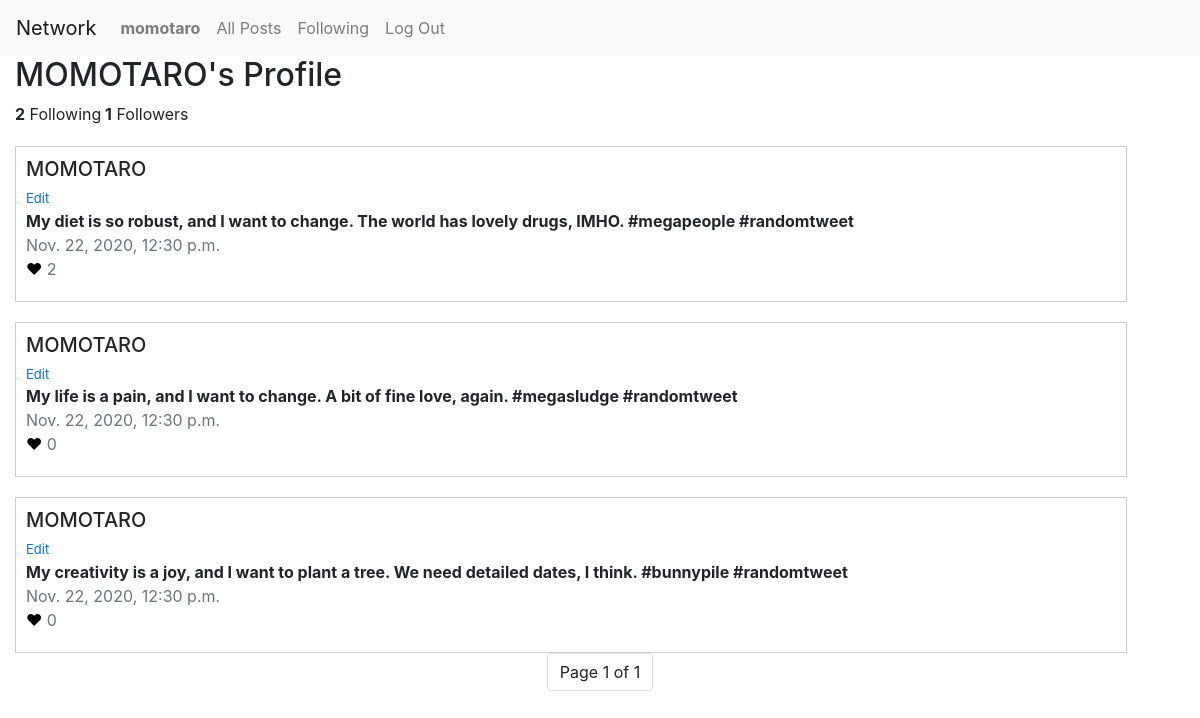
Page /profile/4 (signed in) on the committed database.
### network/models.py (models this page shows)
class User(AbstractUser):
    pass

class Post(models.Model):
    user = models.ForeignKey("User", on_delete=models.CASCADE, related_name="posts")
    body = models.TextField(blank=True, max_length=280)
    timestamp = models.DateTimeField(auto_now_add=True)
    like = models.ManyToManyField("User", related_name="post_likes", blank=True)
    def num_likes(self):
        return self.like.count()

### network/views.py (the view)
# urls.py: path("profile/<str:user_id>", views.profile, name="profile"),
def profile(request, user_id):
    user = User.objects.get(id=user_id)
    post_list = Post.objects.filter(user=user).order_by('-timestamp')
    paginator = Paginator(post_list, 10) # Show 10 posts per page.
    page_number = request.GET.get('page')
    page_obj = paginator.get_page(page_number)
    followers = Follow.objects.filter(following=user_id).count()
    following = Follow.objects.filter(follower=user_id).count()
    if request.user.is_authenticated:
        follow_status = Follow.objects.filter(following=User.objects.get(id=user_id)).filter(follower=User.objects.get(id=request.user.id))
    else:
        follow_status = 0
    return render(request, "network/profile.html", {
        "profile": user,
        "header": "Profile",
        "page_obj": page_obj,
        "followers": followers,
        "following": following,
        "follow_status": follow_status
    })

### network/templates/network/profile.html (shortened to what this page needs)
{% extends "network/layout.html" %}
{% load static %}
{% block body %}
<div class="container-fluid">
    <h2>{{ profile.username|upper }}'s {{ header }}</h2>
    <b>{{ following }}</b> Following<b> {{ followers}}</b> Followers
    {% for post in page_obj %}
        <div class="box">
            <h5><a href="{% url 'profile' post.user.id %}" alt="View {{ post.user }}'s profile" class="user">{{ post.user|upper }}</a></h5>
            {% if user.is_authenticated and user.id == post.user.id  %}
                <div class="edit" id="{{ post.id }}">
                    <a href="javascript:void(0);">Edit</a>
                </div>
            {% endif %}
            <p class="post-body" id="post-body-{{ post.id }}">{{ post.body }}</p>
            <p class="text-secondary date">{{ post.timestamp }}</p>
            {% if user in post.like.all %}
                <p class="like" id="{{ post.id }}" style="color:red;"><a href="javascript:void(0);">♥</a></p>
            {% else %}
                <p class="like" id="{{ post.id }}" style="color:black;"><a href="javascript:void(0);">♥</a></p>
            {% endif %}
            <p class="text-secondary like" id="count-like-{{ post.id }}">{{ post.num_likes }}</p>
        </div>
    {% endfor %}
    <nav>
    <ul class="pagination justify-content-center">
        <li class="page-item"><a class="page-link">Page {{ page_obj.number }} of {{ page_obj.paginator.num_pages }}</a></li>
    </ul>
</nav>
</div>
{% endblock %}

### network/templates/network/layout.html (shortened to what this page needs)
{% load static %}
<!DOCTYPE html>
<html lang="en">
    <head>
        <link rel="stylesheet" href="https://stackpath.bootstrapcdn.com/bootstrap/4.4.1/css/bootstrap.min.css">
        <link href="{% static 'network/styles.css' %}" rel="stylesheet">
    </head>
    <body>
        <nav class="navbar navbar-expand-lg navbar-light bg-light">
            <a class="navbar-brand" href="{% url 'index' %}">Network</a>
            <div>
              <ul class="navbar-nav mr-auto">
                {% if user.is_authenticated %}
                    <li class="nav-item">
                        <a class="nav-link" href="{% url 'profile' user.id %}"><strong>{{ user.username }}</strong></a>
                    </li>
                {% endif %}
                <li class="nav-item">
                  <a class="nav-link" href="{% url 'index' %}">All Posts</a>
                </li>
                {% if user.is_authenticated %}
                    <li class="nav-item">
                        <a class="nav-link" href="{% url 'following' %}">Following</a>
                    </li>
                    <li class="nav-item">
                        <a class="nav-link" href="{% url 'logout' %}">Log Out</a>
                    </li>
                {% endif %}
              </ul>
            </div>
          </nav>
        <div class="body">
            {% block body %}
            {% endblock %}
        </div>
    </body>
</html>

### network/static/network/styles.css (style rules this page uses)
a, a:hover, a:focus, a:active { color: inherit; }
.box { border: 1px solid #cecece; width: 95%; margin-top: 20px; padding-top: 10px; padding-right: 10px; padding-bottom: 20px; padding-left: 10px; }
.post-body { font-weight: bold; margin: 0; }
.like { display: inline; margin: 0; }
.edit { font-size: small; color: #0275d8; }
.date { margin: 0; }

### rows in the picture
User: username "momotaro", username "MOMOTARO"
Post: user "MOMOTARO", body "My diet is so robust, and I want to change. The world has lovely drugs, IMHO. #megapeople #randomtweet", timestamp "Nov. 22, 2020, 12:30 p.m.", num_likes "2"
Post: user "MOMOTARO", body "My life is a pain, and I want to change. A bit of fine love, again. #megasludge #randomtweet", timestamp "Nov. 22, 2020, 12:30 p.m.", num_likes "0"
Post: user "MOMOTARO", body "My creativity is a joy, and I want to plant a tree. We need detailed dates, I think. #bunnypile #randomtweet", timestamp "Nov. 22, 2020, 12:30 p.m.", num_likes "0"

### other values in the picture
{{ header }} "Profile"
{{ following }} "2"
{{ followers }} "1"
{{ page_obj.number }} "1"
{{ page_obj.paginator.num_pages }} "1"
